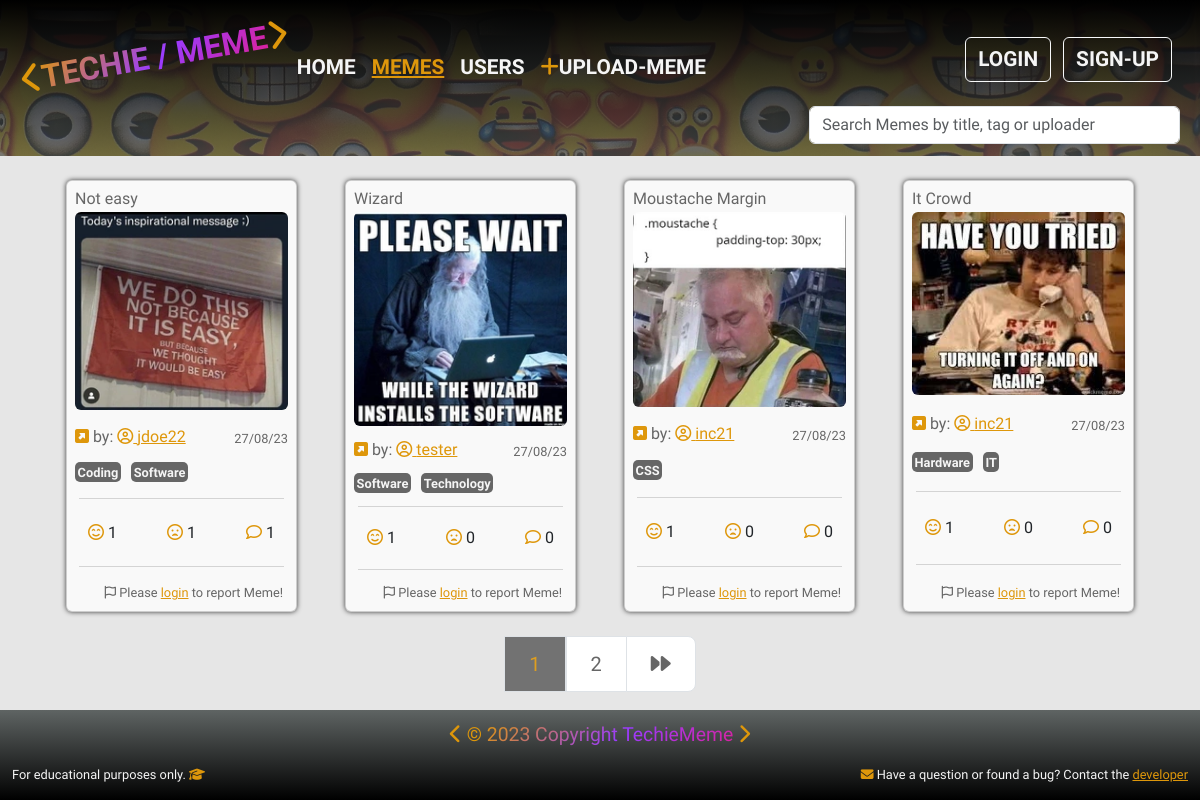
The page /memes/memes/ on the database its author committed.
### memes/models.py (models this page shows, shortened)
class Meme(models.Model):
    uploader = models.ForeignKey(
        UserProfile, on_delete=models.SET_NULL, null=True, blank=True)
    title = models.CharField(max_length=100, null=True, blank=True)
    meme_img = ResizedImageField(size=None, upload_to='memes/',
                                 force_format='Webp', quality=95, null=True,
                                 blank=True, default='memes/default.webp')
    tags = models.ManyToManyField('Tag', blank=True)
    smiley_face = models.ManyToManyField(
        UserProfile, related_name='smiley_face', blank=True)
    sad_face = models.ManyToManyField(
        UserProfile, related_name='sad_face', blank=True)
    created = models.DateTimeField(auto_now_add=True)
    id = models.UUIDField(
        default=uuid.uuid4, unique=True, primary_key=True, editable=False)
    def total_smiley_face(self):
        return self.smiley_face.count()
    def total_sad_face(self):
        return self.sad_face.count()
    @property
    def meme_image_url(self):
        if self.meme_img and hasattr(self.meme_img, 'url'):
            return self.meme_img.url
        else:
            return '/static/images/memes/default.webp'
    class Meta:
        ordering = ['-created']

class Tag(models.Model):
    name = models.CharField(max_length=20)
    created = models.DateTimeField(auto_now_add=True)
    id = models.UUIDField(
        default=uuid.uuid4, unique=True, primary_key=True, editable=False)
    def __str__(self):
        return self.name
    class Meta:
        ordering = ['name']

### users/models.py (models this page shows, shortened)
class UserProfile(models.Model):
    user = models.OneToOneField(User, on_delete=models.CASCADE, null=True,
                                blank=True)
    username = models.CharField(max_length=50, null=True, blank=True)
    first_name = models.CharField(max_length=50, null=True, blank=True)
    last_name = models.CharField(max_length=50, null=True, blank=True)
    location = models.CharField(max_length=100, null=True, blank=True)
    email = models.EmailField(max_length=100, null=True, blank=True)
    bio = models.TextField(null=True, blank=True)
    user_img = ResizedImageField(size=None, upload_to='users/',
                                 force_format='Webp', quality=95, null=True,
                                 blank=True, default='users/default_user.webp')
    social_github = models.CharField(max_length=200, null=True, blank=True)
    social_linkedin = models.CharField(max_length=200, null=True, blank=True)
    social_facebook = models.CharField(max_length=200, null=True, blank=True)
    social_youtube = models.CharField(max_length=200, null=True, blank=True)
    social_website = models.CharField(max_length=200, null=True, blank=True)
    created = models.DateTimeField(auto_now_add=True)
    id = models.UUIDField(primary_key=True, default=uuid.uuid4, editable=False)
    def __str__(self):
        return str(self.username)
    class Meta:
        ordering = ['-created']

### memes/views.py (the view)
# urls.py: path('memes/', views.memes, name='memes'),
def memes(request):
    memes, search_form = searchMeme(request)
    page = request.GET.get('page')
    results = 4
    paginator = Paginator(memes, results)
    try:
        memes = paginator.page(page)
    except PageNotAnInteger:
        page = 1
        memes = paginator.page(page)
    except EmptyPage:
        page = paginator.num_pages
        memes = paginator.page(page)
    leftIndex = (int(page) - 3)
    if leftIndex < 1:
        leftIndex = 1
    rightIndex = (int(page) + 4)
    if rightIndex > paginator.num_pages:
        rightIndex = paginator.num_pages + 1
    custom_range = range(leftIndex, rightIndex)
    context = {
        "memes": memes,
        "paginator": paginator,
        "custom_range": custom_range,
        "search_form": search_form,
        }
    return render(request, "memes/memes.html", context)

### memes/utils.py (called while the page is built)
def searchMeme(request):
    search_form = ''
    if request.GET.get('search_form'):
        search_form = request.GET.get('search_form')
    tags = Tag.objects.filter(name__icontains=search_form)
    usernames = UserProfile.objects.filter(username__icontains=search_form)
    memes = Meme.objects.distinct().filter(
        Q(title__icontains=search_form) |
        Q(tags__in=tags) |
        Q(uploader__in=usernames)
        )
    return memes, search_form

### memes/templates/memes/memes.html (shortened to what this page needs)
{% extends 'main.html' %}
{% block content  %}
<div class="container mb-4">
	<div class="row">
		<div class="col-12 d-flex flex-wrap d-flex justify-content-around">
			{% for meme in memes %}
				<div class="col-sm-6 col-lg-4 col-xl-3 mb-4">
					<div class="card small-card m-4 h-100">
						<div class="card-body m-1 p-1 d-grid align-content-between">
							<a class="text-decoration-none gray" href="{% url 'meme' meme.id %}">
								<h6 class="card-title mb-1">{{ meme.title|truncatechars:"23" }}</h6>
								<img src="{{meme.meme_image_url}}" class="card-img rounded-2 img-small mb-1 mx-auto d-block" alt="User Meme">
							</a>
							<div class="row-col-1 d-flex justify-content-between">
								<div><i class="fa-solid fa-square-up-right yellow"></i> by: <a href="{% url 'single_user' meme.uploader.id %}" class="card-link yellow"><i class="fa-regular fa-circle-user"></i> {{ meme.uploader }}</a></div>
								<div class="report text-right mt-1">{{ meme.created|date:"d/m/y" }}</div>
							</div>
							<div class="row">
								<div class="col-12">
									{% for tag in meme.tags.all %}
										<span class="tag text-nowrap">{{tag}}</span>
									{% endfor %}
								</div>
							</div>
							<hr class="m-1">
							<div class="row">
								<a class="col-4 btn btn" href="{% url 'smiley-face' meme.id %}"><i class="fa-regular fa-face-smile-beam yellow"></i>&nbsp;{{ meme.total_smiley_face }}</a>
								<a class="col-4 btn btn" href="{% url 'sad-face' meme.id %}"><i class="fa-regular fa-face-frown-open yellow"></i>&nbsp;{{ meme.total_sad_face }}</a>
								<a class="col-4 btn btn" href="{% url 'meme' meme.id %}"><i class="fa-regular fa-comment yellow"></i>&nbsp;{{ meme.comment.all.count }}</a>
							</div>
							<hr class="m-1">
							{% if request.user.is_authenticated %}
							<div class="row-col-1 d-flex justify-content-end">
								<a role="button" class="btn report text-end p-0 pe-1" href="{% url 'report-meme' meme.id %}?next={{ request.path }}"><i class="fa-regular fa-flag"></i> Report Meme!</a>
							</div>
							{% else %}
							<div class="row-col-1 d-flex justify-content-end">
								<a role="button" class="btn report text-end p-0 pe-1" href="{% url 'account_login' %}?next={{request.path}}"><i class="fa-regular fa-flag"></i> Please <span class="active-link">login</span> to report Meme!</a>
							</div>
							{% endif %}
						</div>
					</div>
				</div>
				{% endfor %}
		</div>
	</div>
</div>
{% if memes.has_other_pages %}
<div class="contaier overflow-hidden">
	<div class="row">
		<div class="col-12 d-flex justify-content-center">
			<nav aria-label="Page navigation example">
				<ul class="pagination pagination-lg">
						{% for page in custom_range %}
						{% if page == memes.number %}
						<li><a href="?page={{page}}" class="page-link yellow disabled-btn">{{page}}</a></li>
						{% else %}
						<li><a href="?page={{page}}" class="page-link pagination-link">{{page}}</a></li>
						{% endif %}
						{% endfor %}
					{% if memes.has_next %}
					<li class="page-item">
						<a class="page-link pagination-link" href="?page={{memes.next_page_number}}" aria-label="Next">
							<span aria-hidden="true"><i class="fa-solid fa-forward"></i></span>
						</a>
					</li>
					{% endif %}
				</ul>
			</nav>
		</div>
	</div>
</div>
{% endif %}
{% endblock content %}

### static/styles/main.css (style rules this page uses)
* { margin: 0; padding: 0; box-sizing: border-box; }
body { font-family: 'Lexend', 'Lexend Deca', sans-serif; min-height: 100vh; display: flex; flex-direction: column; background-color: #e6e6e6; }
.yellow { color: #DE970B; }
.gray { color: #666666; }
.small-card { box-shadow: 0px 0px 5px 0px rgba(0,0,0,0.75); color: #666666; background-color: #f9f9f9; max-width: 260px; }
.active-link { color: #DE970B; text-decoration: underline; list-style: none; }
.img-small { max-width: 220px; max-height: 220px; object-fit: contain; object-fit: center; }
.tag { background-color: #666666; color: whitesmoke; font-weight: bold; font-size: 0.8em; padding: 0.2em; border-radius: 5px; margin-right: 0.5em; }
.report { color: #666666; font-size: 0.8em; }
.pagination-link { color: #666666; }
.disabled-btn { pointer-events: none; cursor: default; opacity: 0.9; background-color: #666666; }

### rows shown on the page
Meme: title "Not easy", meme_image_url (picture), uploader "jdoe22", created "27/08/23", total_smiley_face "1", total_sad_face "1", comment.all.count "1"
Tag: name "Coding"
Tag: name "Software"
Meme: title "Wizard", meme_image_url (picture), uploader "tester", created "27/08/23", total_smiley_face "1", total_sad_face "0", comment.all.count "0"
Tag: name "Technology"
Meme: title "Moustache Margin", meme_image_url (picture), uploader "inc21", created "27/08/23", total_smiley_face "1", total_sad_face "0", comment.all.count "0"
Tag: name "CSS"
Meme: title "It Crowd", meme_image_url (picture), uploader "inc21", created "27/08/23", total_smiley_face "1", total_sad_face "0", comment.all.count "0"
Tag: name "Hardware"
Tag: name "IT"

### other values the page prints
{{ page }} "1"
{{ page }} "2"
